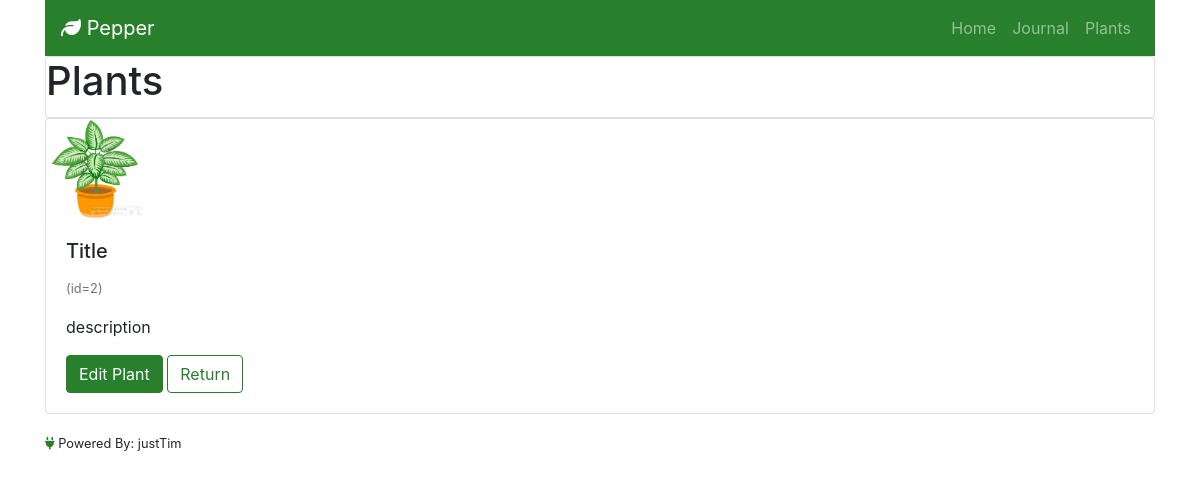
Before: /plants/2/ with the older database file.
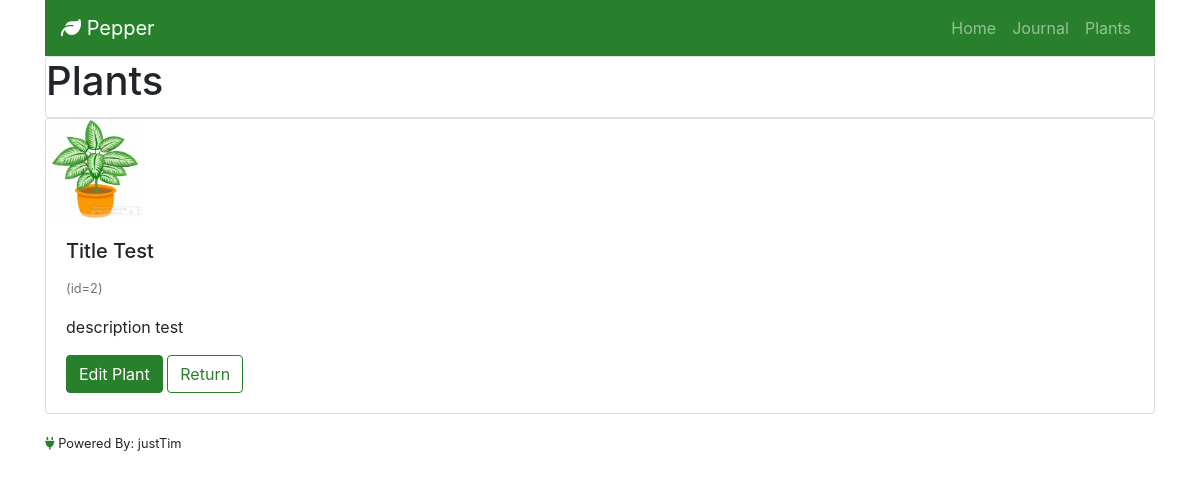
After: the same page with the newer database file.
### journal/models.py (models this page shows, shortened)
class Plants(models.Model):
    title = models.CharField(max_length=200)
    description = models.TextField()
    created_date = models.DateTimeField(default=timezone.now)
    update_date = models.DateTimeField(auto_now=True)

### journal/views.py (the view)
# urls.py: path('plants/<int:id>/', views.plants_detail, name='plants_detail'),
def plants_detail(request, id):
   plants = get_object_or_404(Plants, id=id)
   context = {
      'plants': plants,
   }
   return render(request, 'plants_detail.html', context)

### templates/plants_detail.html
{% extends 'base.html' %}
{% load static %}
{% block content %}
    <div class="card">
        <h1 class="card-title">Plants</h1>
    </div>
    <div class="card plant" style="">
        <img src="{% static "images/plant.jpg" %}" class="card-img-top plant_img_top" alt="Plant Inventory Entry" style="height:100px; width:100px">
        <div class="card-body">
            <h5 class="card-title">{{ plants.title }}</h5>
            <p><small class="text-muted">(id={{ plants.id }})</small></p>
            <p class="card-text">{{ plants.description|linebreaksbr }}</p>
            <a href="{% url 'plants_edit' id=plants.id%}" class="btn btn-primary">Edit Plant</a>
            <a href="/plants" class="btn btn-outline-primary">Return</a>
        </div>
    </div>
{% endblock %}

Changed rows visible on the page:
changed Plants id 2: title "Title" → "Title Test"; description "description" → "description test"
